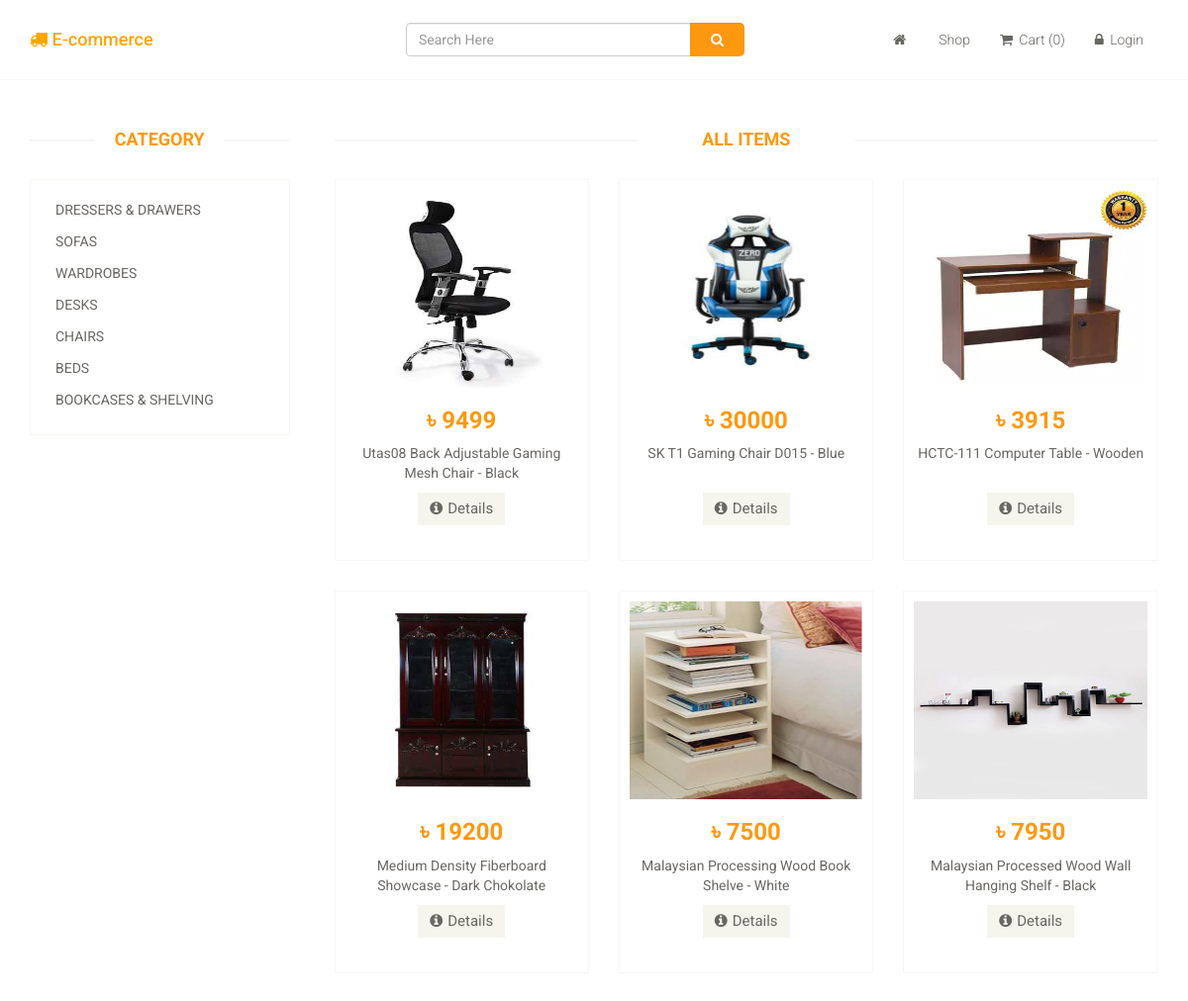
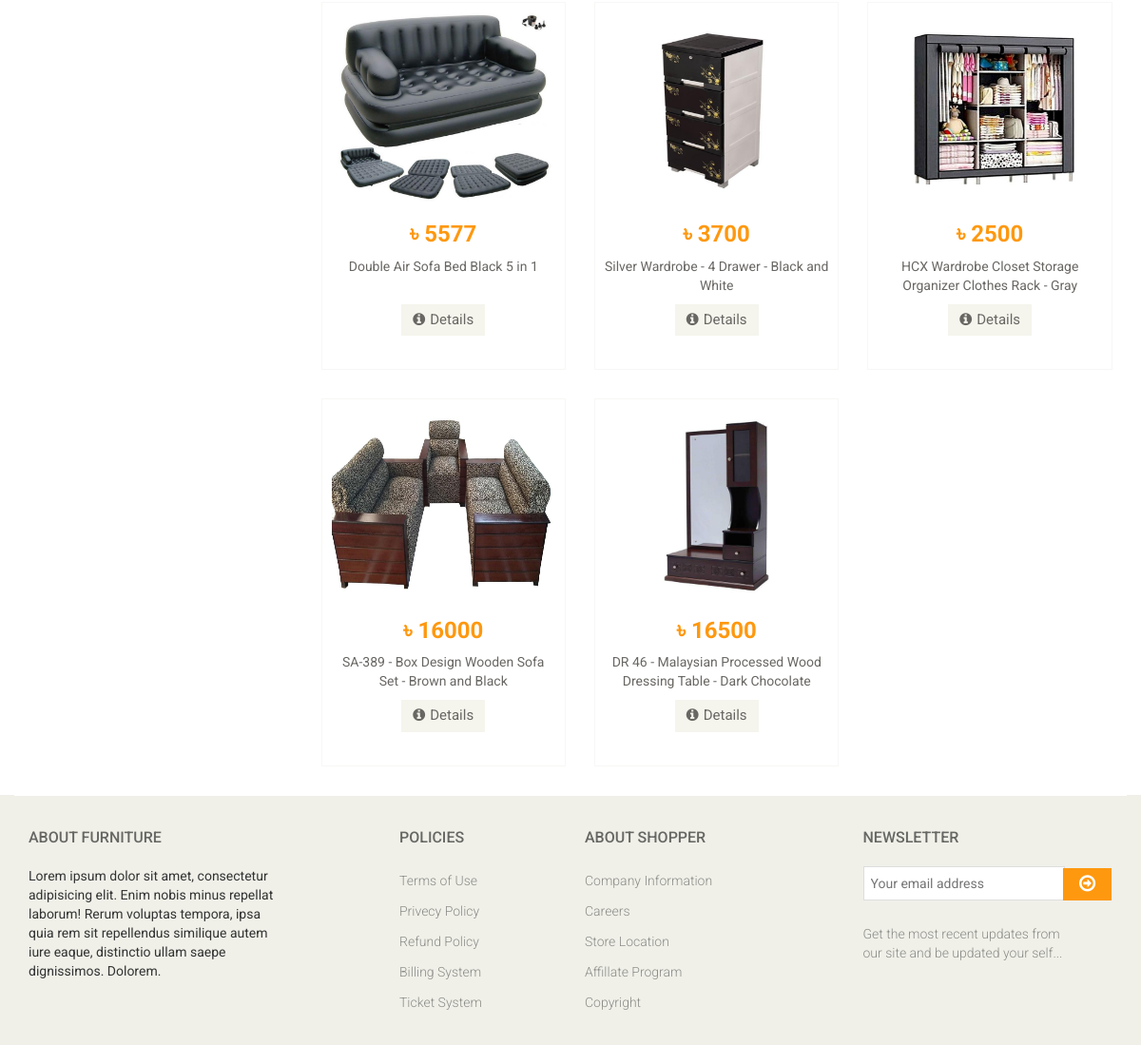
The page /shop.php on the database its author committed (2 pictures, top to bottom).
### tables this page shows
CREATE TABLE `tbl_category` (
  `cat_id` int(11) NOT NULL,
  `cat_name` varchar(255) NOT NULL
);

CREATE TABLE `tbl_products` (
  `product_id` int(11) NOT NULL,
  `product_name` varchar(255) NOT NULL,
  `product_price` float NOT NULL,
  `product_cat_id` int(11) NOT NULL,
  `product_details` text NOT NULL,
  `product_image` text NOT NULL,
  `product_featured` tinyint(4) NOT NULL
);

### inc/all_product.php (the view, shortened to what this page needs)
<div class="col-sm-9 padding-right">
	<div class="features_items">
		<h2 class="title text-center">All Items</h2>
		<?php
			include 'dashboard/db/db.php';
                        $query = "SELECT * FROM tbl_products ORDER BY product_id ASC";
                        $result = mysqli_query($con,$query);
                        if ($result) {
                            while($row = mysqli_fetch_assoc($result)){
                                $product_id         = $row['product_id'];
                                $product_name       = $row['product_name'];
                                $product_price      = $row['product_price'];
                                $product_image      = $row['product_image'];
                    ?>
		<div class="col-sm-4">
			<div class="product-image-wrapper">
				<div class="single-products" style="padding: 10px;">
					<div class="productinfo text-center">
						<img src="dashboard/uploads/<?php echo $product_image; ?>" style="height: 200px;width: 100%;" />
						<h2>৳ <?php echo $product_price ?></h2>
						<div style="min-height: 50px;">
							<a href="details.php?product_id=<?php echo $product_id; ?>"><p><?php echo $product_name ?></p></a>
						</div>
						<a href="details.php?product_id=<?php echo $product_id; ?>" class="btn btn-default add-to-cart"><i class="fa fa-info-circle"></i>Details</a>
					</div>
				</div>
			</div>
		</div>
		<?php }} ?>
	</div>
</div>

### inc/sidenav.php
<div class="col-sm-3">
	<div class="left-sidebar">
		<div class="brands_products">
			<h2>Category</h2>
			<div class="brands-name">
				<ul class="nav nav-pills nav-stacked">
					<?php
                              include 'dashboard/db/db.php';
                              $query = "SELECT * FROM tbl_category ORDER BY cat_id DESC";
                              $result = mysqli_query($con,$query);
                              if ($result) {
                                  while($row = mysqli_fetch_assoc($result)){
                                      $id = $row['cat_id'];
                                      $name = $row['cat_name'];
                          ?>
					<li><a href="cat.php?cat_id=<?php echo $id ?>"> <?php echo $name; ?> <span class="pull-right"></span></a></li>
					<?php }} ?>
				</ul>
			</div>
		</div>
	</div>
</div>

### assets/css/main.css (style rules this page uses)
body { font-family: 'Roboto', sans-serif; background:; position: relative; font-weight:400px; }
ul li { list-style: none; }
a { -webkit-transition: 300ms; -moz-transition: 300ms; -o-transition: 300ms; transition: 300ms; }
h1, h2, h3, h4, h5, h6 { font-family: 'Roboto', sans-serif; }
.left-sidebar h2, .brands_products h2 { color: #FE980F; font-family: 'Roboto', sans-serif; font-size: 18px; font-weight: 700; margin: 0 auto 30px; text-align: center; text-transform: uppercase; position: relative; z-index:3; }
.left-sidebar h2:after, h2.title:after { content: " "; position: absolute; border: 1px solid #f5f5f5; bottom:8px; left: 0; width: 100%; height: 0; z-index: -2; }
.left-sidebar h2:before { content: " "; position: absolute; background: #fff; bottom: -6px; width: 130px; height: 30px; z-index: -1; left: 50%; margin-left: -65px; }
h2.title:before { content: " "; position: absolute; background: #fff; bottom: -6px; width: 220px; height: 30px; z-index: -1; left: 50%; margin-left: -110px; }
.brands-name { border: 1px solid #F7F7F0; padding-bottom: 20px; padding-top: 15px; }
.brands-name .nav-stacked li a { background-color: #FFFFFF; color: #696763; font-family: 'Roboto', sans-serif; font-size: 14px; padding: 5px 25px; text-decoration: none; text-transform: uppercase; }
.padding-right { padding-right: 0; }
.features_items { overflow:hidden; }
h2.title { color: #FE980F; font-family: 'Roboto', sans-serif; font-size: 18px; font-weight: 700; margin: 0 15px; text-transform: uppercase; margin-bottom: 30px; position: relative; }
.product-image-wrapper { border:1px solid #F7F7F5; overflow: hidden; margin-bottom:30px; }
.single-products { position: relative; }
.productinfo h2 { color: #FE980F; font-family: 'Roboto', sans-serif; font-size: 24px; font-weight: 700; }
.productinfo p { font-family: 'Roboto', sans-serif; font-size: 14px; font-weight: 400; color: #696763; }
.productinfo img { width: 100%; }
.productinfo { position:relative; }
.add-to-cart { background:#F5F5ED; border: 0 none; border-radius: 0; color: #696763; font-family: 'Roboto', sans-serif; font-size: 15px; margin-bottom: 25px; }
.add-to-cart i { margin-right:5px; }

### rows shown on the page
tbl_category: cat_name "DRESSERS & DRAWERS"
tbl_category: cat_name "SOFAS"
tbl_category: cat_name "WARDROBES"
tbl_category: cat_name "DESKS"
tbl_category: cat_name "CHAIRS"
tbl_category: cat_name "BEDS"
tbl_category: cat_name "BOOKCASES & SHELVING"
tbl_products: product_image (picture), product_price "9499", product_name "Utas08 Back Adjustable Gaming Mesh Chair - Black"
tbl_products: product_image (picture), product_price "30000", product_name "SK T1 Gaming Chair D015 - Blue"
tbl_products: product_image (picture), product_price "3915", product_name "HCTC-111 Computer Table - Wooden"
tbl_products: product_image (picture), product_price "19200", product_name "Medium Density Fiberboard Showcase - Dark Chokolate"
tbl_products: product_image (picture), product_price "7500", product_name "Malaysian Processing Wood Book Shelve - White"
tbl_products: product_image (picture), product_price "7950", product_name "Malaysian Processed Wood Wall Hanging Shelf - Black"
tbl_products: product_image (picture), product_price "5577", product_name "Double Air Sofa Bed Black 5 in 1"
tbl_products: product_image (picture), product_price "3700", product_name "Silver Wardrobe - 4 Drawer - Black and White"
tbl_products: product_image (picture), product_price "2500", product_name "HCX Wardrobe Closet Storage Organizer Clothes Rack - Gray"
tbl_products: product_image (picture), product_price "16000", product_name "SA-389 - Box Design Wooden Sofa Set - Brown and Black"
tbl_products: product_image (picture), product_price "16500", product_name "DR 46 - Malaysian Processed Wood Dressing Table - Dark Chocolate"
